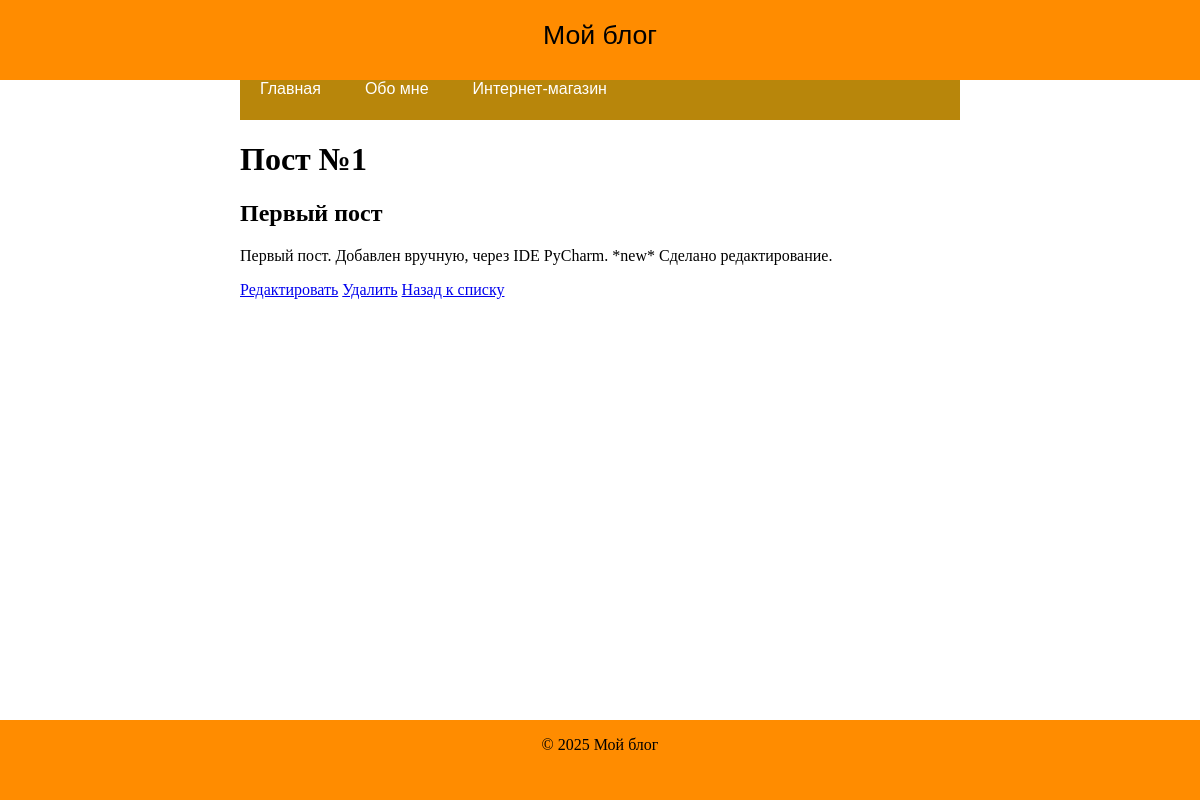
The app's page /posts/1/ with its own data.
### blog/models.py (models this page shows, shortened)
class Post(models.Model):
    title = models.CharField(max_length=100)
    content = models.TextField()

### blog/views.py (the view)
# urls.py: path('posts/<int:pk>/', PostDetailView.as_view(), name='post_detail'),
class PostDetailView(DetailView):
    model = Post
    template_name = 'blog/post_detail.html'
    context_object_name = 'post'

### templates/blog/post_detail.html
{% extends '_base.html' %}
{% block title %}Пост №{{ post.id }}{% endblock %}
{% block content %}
    <h2>{{ post.title }}</h2>
    <p>{{ post.content }}</p>
    <a href="{% url 'post_edit' post.pk %}">Редактировать</a>
    <a href="{% url 'post_delete' post.pk %}">Удалить</a>
    <a href="{% url 'post_list' %}">Назад к списку</a>
{% endblock %}

### static/css/main.css (style rules this page uses)
html, body, .container { height: 100%; margin: 0; }

### records on screen
Post: id "1", title "Первый пост", content "Первый пост. Добавлен вручную, через IDE PyCharm. *new* Сделано редактирование."
